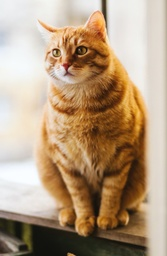
#> input picture Sequential/Picture/cat-1.jpg, 167 x 256 px, shrunk from 1353 x 2074 before the run
$ jupyter execute --allow-errors result_compare.ipynb   (older library calls are emulated)
#> lines starting #> are read from the running program, lines starting #| are printed output that depends on the picture; long printed decimals are rounded
[cell 1]
import matplotlib.pyplot as plt
from PIL import Image
import numpy as np
import cv2
import os
from numpy import linalg as LA

[cell 2]
img = Image.open('./Picture/cat-1.jpg')
#> img is the input picture: PIL image 167x256 RGB; mean R, G, B 180.6, 156, 128.9
img = img.resize((img.size[0],img.size[0]*2 ), Image.LANCZOS)
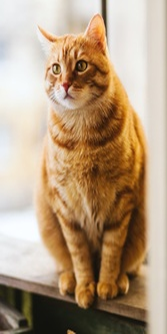
#> img: PIL image 167x334 RGB; mean R, G, B 180.6, 156, 128.9
img_pixel = np.array(img)

[cell 3]
height, width, channel = img_pixel.shape
#> height = 334; width = 167; channel = 3

[cell 4]
error_id = []
def check(input1, input2):
    global error_id
    error_id = []
    sum = 0
    for i in range(len(input1)):
        for j in range(len(input1[0])):
            if np.abs(input1[i][j]-input2[i][j])!=0:
                error_id.append([i,j])
            sum+=np.abs(input1[i][j]-input2[i][j])
    return sum

[cell 5]
def check_avg(input1, input2):
    sum = 0
    count = 0
    for i in range(len(input1)):
        for j in range(len(input1[0])):
            sum+=np.abs(input1[i][j]-input2[i][j])
            count+=1
    return sum/count

[cell 6]
def print_array(arr):
    for r in range(len(arr)):
        for c in range(len(arr[0])):
            print(arr[r][c], end='\t')
        print()

[cell 7]
def gray_scale(input, channel):
#> called with channel = 3
    if channel==1:
        return
    return 0.299*input[:,:,0]+0.587*input[:,:,1]+0.114*input[:,:,2]
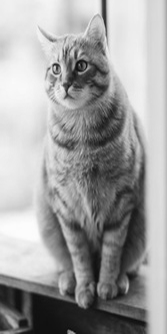
#> returned value: shape (334, 167) float64; min 11.25, max 253.2, mean 160.3

[cell 8]
gray = gray_scale(img_pixel, channel)
gray = [[np.rint(e) for e in row] for row in gray]
#> gray = 334 items

[cell 9]
filter_x = [[-1, 0, 1]]
filterx_size = (1,3)
filter_y = [[-1],
            [0],
            [1]]
filtery_size = (3, 1)

[cell 10]
def convolution(input, width, height, filter, filter_size):
#> called with width = 167, height = 334, filter_size = (1, 3)
    output = []
    for h in range(height):
        row = []
        for w in range(width):
            current_sum = 0
            for f_r in range(filter_size[0]):
                for f_c in range(filter_size[1]):
                    pixel_r = h - int(filter_size[0]/2) + f_r
                    pixel_c = w - int(filter_size[1]/2) + f_c
                    pixel_r = min(max(0, pixel_r), height - 1)
                    pixel_c = min(max(0, pixel_c), width - 1)
                    current_sum += filter[f_r][f_c] * input[pixel_r][pixel_c]
            row.append(current_sum)
        output.append(row)
#> after the loop, output = 334 items
    return output

[cell 11]
gradient_x = convolution(gray, width, height, filter_x, filterx_size)
#> gradient_x = 334 items
gradient_y = convolution(gray, width, height, filter_y, filtery_size)
#> gradient_y = 334 items

[cell 12]
gradient_x = np.array(gradient_x)
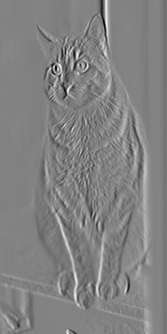
#> gradient_x: shape (334, 167) float64; min -158, max 151, mean -0.2; drawn with min black and max white
gradient_y = np.array(gradient_y)
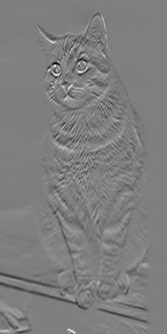
#> gradient_y: shape (334, 167) float64; min -155, max 155, mean -0.9; drawn with min black and max white

[cell 13]
gradient_x = gradient_x.astype('float32')
gradient_y = gradient_y.astype('float32')

[cell 14]
my_magnitude = np.sqrt(np.square(gradient_x) + np.square(gradient_y))
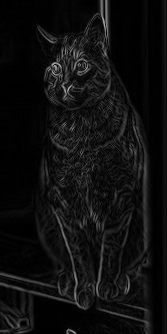
#> my_magnitude: shape (334, 167) float32; min 0, max 174.7, mean 15.2

[cell 15]
my_magnitude

#> (a cell that did not finish here is left out)

[cell 17]
my_direction = np.rad2deg(np.arctan(np.array(gradient_y), np.array(gradient_x))) % 180
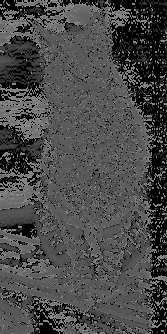
#> my_direction: shape (334, 167) float32; min 0, max 135, mean 73.3

[cell 18]
t2 = np.rad2deg(np.arctan2(gradient_y,gradient_x)) % 180
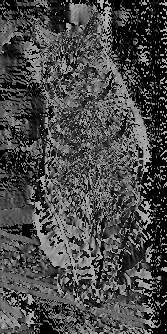
#> t2: shape (334, 167) float32; min 0, max 179.5, mean 73.9

[cell 19]
t2

#> (a cell that did not finish here is left out)

#> (a cell that did not finish here is left out)

#> (a cell that did not finish here is left out)

[cell 23]
cell_size = 8
block_size = 2
bins = 9
gray = np.array(gray)
img = gray.astype(np.uint8)
#> img: shape (334, 167)
h, w = gray.shape
#> h = 334; w = 167
xkernel = np.array([[-1, 0, 1]])
ykernel = np.array([[-1], [0], [1]])
dx = cv2.filter2D(img, cv2.CV_32F, xkernel, borderType = cv2.BORDER_REPLICATE)
print(check(dx, gradient_x))
#> after the loop in check, `for i in range(len(input1)):`: error_id = []; sum = 0
#| 0.0
dy = cv2.filter2D(img, cv2.CV_32F, ykernel, borderType = cv2.BORDER_REPLICATE)
print(check(dy, gradient_y))
#| 0.0
magnitude = np.sqrt(np.square(dx) + np.square(dy))
print(check(magnitude, my_magnitude))
#| 0.0
orientation = np.arctan(np.divide(dy, dx+0.00001)) # radian
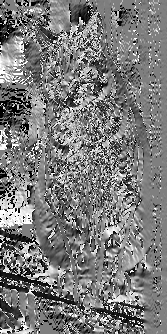
#> orientation: shape (334, 167) float32; min -1.57, max 1.57, mean -0.0518; drawn with min black and max white
orientation = np.degrees(orientation) # -90 -> 90
orientation += 90 # 0 -> 180
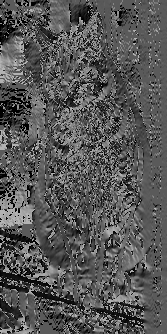
#> orientation: shape (334, 167) float32; min 1.53e-05, max 180, mean 87
print(check(orientation, my_direction))
#| 3269978.648

num_cell_x = w // cell_size # 8
#> num_cell_x = 20
num_cell_y = h // cell_size # 16
#> num_cell_y = 41
hist_tensor = np.zeros([num_cell_y, num_cell_x, bins]) # 16 x 8 x 9
for cx in range(num_cell_x):
    for cy in range(num_cell_y):
        ori = orientation[cy*cell_size:cy*cell_size+cell_size, cx*cell_size:cx*cell_size+cell_size]
        mag = magnitude[cy*cell_size:cy*cell_size+cell_size, cx*cell_size:cx*cell_size+cell_size]
        hist, _ = np.histogram(ori, bins=bins, range=(0, 180), weights=mag) # 1-D vector, 9 elements
        hist_tensor[cy, cx, :] = hist
    pass
pass
    # normalization
redundant_cell = block_size-1
feature_tensor = np.zeros([num_cell_y-redundant_cell, num_cell_x-redundant_cell, block_size*block_size*bins])
for bx in range(num_cell_x-redundant_cell): # 7
    for by in range(num_cell_y-redundant_cell): # 15
        by_from = by
        by_to = by+block_size
        bx_from = bx
        bx_to = bx+block_size
        v = hist_tensor[by_from:by_to, bx_from:bx_to, :].flatten() # to 1-D array (vector)
        feature_tensor[by, bx, :] = v / LA.norm(v, 2)
        # avoid NaN:
        if np.isnan(feature_tensor[by, bx, :]).any(): # avoid NaN (zero division)
            feature_tensor[by, bx, :] = v

f = feature_tensor.flatten() # 3780 features
print('Feature size:', f.shape)
#| Feature size: (27360,)
print('Features (HOG):', f)
#> (printed output is left out)
